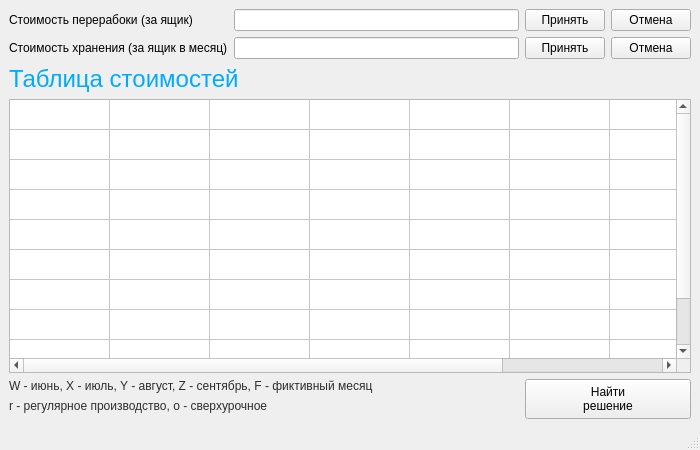
<?xml version="1.0" encoding="UTF-8"?>
<ui version="4.0">
 <class>MainWindow</class>
 <widget class="QMainWindow" name="MainWindow">
  <property name="geometry">
   <rect>
    <x>0</x>
    <y>0</y>
    <width>700</width>
    <height>450</height>
   </rect>
  </property>
  <property name="windowTitle">
   <string>Транспортная задача</string>
  </property>
  <widget class="QWidget" name="centralwidget">
   <layout class="QGridLayout" name="gridLayout">
    <item row="4" column="0" colspan="2">
     <widget class="QLabel" name="label">
      <property name="styleSheet">
       <string notr="true">color:rgb(45, 45, 45)</string>
      </property>
      <property name="text">
       <string>W - июнь, X - июль, Y - август, Z - сентябрь, F - фиктивный месяц</string>
      </property>
      <property name="alignment">
       <set>Qt::AlignmentFlag::AlignLeading|Qt::AlignmentFlag::AlignLeft|Qt::AlignmentFlag::AlignVCenter</set>
      </property>
     </widget>
    </item>
    <item row="0" column="0">
     <widget class="QLabel" name="l_ocost">
      <property name="sizePolicy">
       <sizepolicy hsizetype="Fixed" vsizetype="Preferred">
        <horstretch>0</horstretch>
        <verstretch>0</verstretch>
       </sizepolicy>
      </property>
      <property name="text">
       <string>Стоимость перерабоки (за ящик)</string>
      </property>
     </widget>
    </item>
    <item row="1" column="2">
     <widget class="QPushButton" name="pb_ncost_apply">
      <property name="text">
       <string>Принять</string>
      </property>
     </widget>
    </item>
    <item row="1" column="0">
     <widget class="QLabel" name="l_ncost">
      <property name="sizePolicy">
       <sizepolicy hsizetype="Fixed" vsizetype="Preferred">
        <horstretch>0</horstretch>
        <verstretch>0</verstretch>
       </sizepolicy>
      </property>
      <property name="text">
       <string>Стоимость хранения (за ящик в месяц)</string>
      </property>
     </widget>
    </item>
    <item row="3" column="0" colspan="4">
     <widget class="QTableWidget" name="tw_costs">
      <property name="editTriggers">
       <set>QAbstractItemView::EditTrigger::NoEditTriggers</set>
      </property>
      <attribute name="horizontalHeaderVisible">
       <bool>false</bool>
      </attribute>
      <attribute name="verticalHeaderVisible">
       <bool>false</bool>
      </attribute>
      <row>
       <property name="text">
        <string/>
       </property>
      </row>
      <row>
       <property name="text">
        <string/>
       </property>
      </row>
      <row>
       <property name="text">
        <string/>
       </property>
      </row>
      <row>
       <property name="text">
        <string/>
       </property>
      </row>
      <row>
       <property name="text">
        <string/>
       </property>
      </row>
      <row>
       <property name="text">
        <string/>
       </property>
      </row>
      <row>
       <property name="text">
        <string/>
       </property>
      </row>
      <row>
       <property name="text">
        <string/>
       </property>
      </row>
      <row>
       <property name="text">
        <string/>
       </property>
      </row>
      <row>
       <property name="text">
        <string/>
       </property>
      </row>
      <column>
       <property name="text">
        <string/>
       </property>
      </column>
      <column>
       <property name="text">
        <string/>
       </property>
      </column>
      <column>
       <property name="text">
        <string/>
       </property>
      </column>
      <column>
       <property name="text">
        <string/>
       </property>
      </column>
      <column>
       <property name="text">
        <string/>
       </property>
      </column>
      <column>
       <property name="text">
        <string/>
       </property>
      </column>
      <column>
       <property name="text">
        <string/>
       </property>
      </column>
      <column>
       <property name="text">
        <string/>
       </property>
      </column>
     </widget>
    </item>
    <item row="2" column="0" colspan="4">
     <widget class="QLabel" name="l_costs_table">
      <property name="font">
       <font>
        <pointsize>18</pointsize>
        <italic>false</italic>
       </font>
      </property>
      <property name="styleSheet">
       <string notr="true">color:rgb(0, 170, 255)</string>
      </property>
      <property name="text">
       <string>Таблица стоимостей</string>
      </property>
     </widget>
    </item>
    <item row="0" column="2">
     <widget class="QPushButton" name="pb_ocost_apply">
      <property name="text">
       <string>Принять</string>
      </property>
     </widget>
    </item>
    <item row="1" column="1">
     <widget class="QLineEdit" name="le_ncost_value">
      <property name="sizePolicy">
       <sizepolicy hsizetype="Expanding" vsizetype="Fixed">
        <horstretch>0</horstretch>
        <verstretch>0</verstretch>
       </sizepolicy>
      </property>
      <property name="text">
       <string/>
      </property>
     </widget>
    </item>
    <item row="1" column="3">
     <widget class="QPushButton" name="pb_ncost_cancel">
      <property name="text">
       <string>Отмена</string>
      </property>
     </widget>
    </item>
    <item row="0" column="3">
     <widget class="QPushButton" name="pb_ocost_cancel">
      <property name="text">
       <string>Отмена</string>
      </property>
     </widget>
    </item>
    <item row="0" column="1">
     <widget class="QLineEdit" name="le_ocost_value">
      <property name="sizePolicy">
       <sizepolicy hsizetype="Expanding" vsizetype="Fixed">
        <horstretch>0</horstretch>
        <verstretch>0</verstretch>
       </sizepolicy>
      </property>
      <property name="text">
       <string/>
      </property>
     </widget>
    </item>
    <item row="5" column="0" colspan="2">
     <widget class="QLabel" name="label_2">
      <property name="styleSheet">
       <string notr="true">color:rgb(45, 45, 45)</string>
      </property>
      <property name="text">
       <string>r - регулярное производство, o - сверхурочное</string>
      </property>
      <property name="alignment">
       <set>Qt::AlignmentFlag::AlignLeading|Qt::AlignmentFlag::AlignLeft|Qt::AlignmentFlag::AlignVCenter</set>
      </property>
     </widget>
    </item>
    <item row="4" column="2" rowspan="3" colspan="2">
     <widget class="QPushButton" name="pb_solve">
      <property name="sizePolicy">
       <sizepolicy hsizetype="Minimum" vsizetype="Expanding">
        <horstretch>0</horstretch>
        <verstretch>0</verstretch>
       </sizepolicy>
      </property>
      <property name="text">
       <string>Найти
решение</string>
      </property>
     </widget>
    </item>
   </layout>
  </widget>
  <widget class="QStatusBar" name="statusbar"/>
 </widget>
 <resources/>
 <connections/>
</ui>
